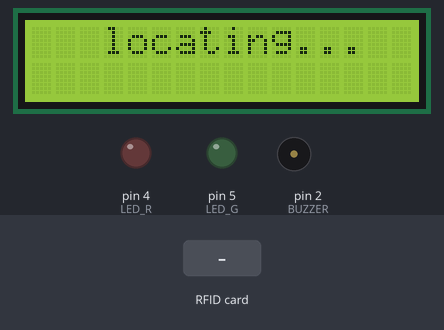
The sketch below on a simulated Arduino Uno, built with avr-gcc and run on an emulated ATmega328P. On the bench: 16×2 character LCD, output pins drawn as LEDs (lit = HIGH), buzzer (waves = sounding). The test bench sets the inputs (shaded band). Pins used as bus, display or sensor lines are not drawn; what the sketch prints to the serial monitor is not drawn.

Above: at 1.3 s.
1.4 s: RFID card 33 F7 54 29 held to the reader
At 1.57 s:
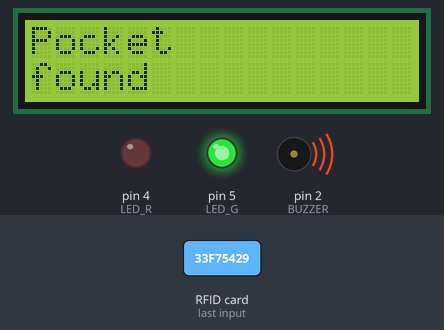
At 2.7 s:
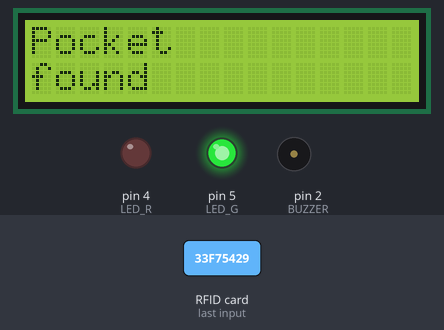
3.2 s: RFID card 83 5C 6B 14 held to the reader
At 5.9 s:
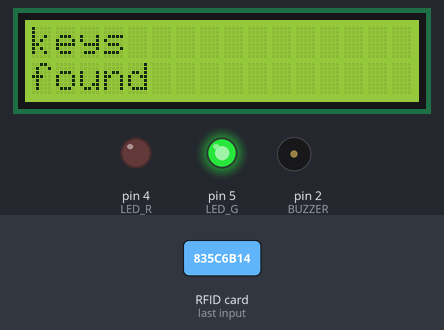
Timing chart, 0 to 9.5 s (numbered marks = the images above; inputs shaded):
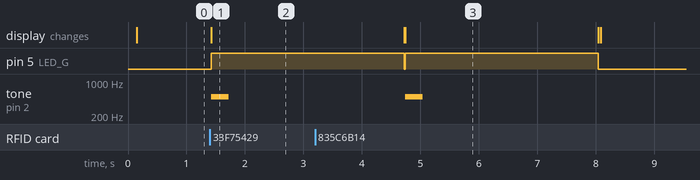

The sketch:

rfid-item-finder.ino
```cpp
#include <Wire.h>
#include <LiquidCrystal_I2C.h>
#include <SPI.h>
#include <MFRC522.h>

#define SS_PIN 10
#define RST_PIN 9
#define LED_G 5 // Define green LED pin
#define LED_R 4 // Define red LED pin
#define BUZZER 2 // Buzzer pin

MFRC522 mfrc522(SS_PIN, RST_PIN);  // Create MFRC522 instance
LiquidCrystal_I2C lcd(0x27, 16, 2); // Set the LCD address to 0x27 for a 16x2 LCD

void setup() {
  Serial.begin(9600);  // Initiate a serial communication
  SPI.begin();   // Initiate SPI bus
  mfrc522.PCD_Init();  // Initiate MFRC522
  lcd.init();  // Initialize the LCD
  lcd.backlight();  // Turn on the LCD backlight
  pinMode(LED_G, OUTPUT);
  pinMode(LED_R, OUTPUT);
  pinMode(BUZZER, OUTPUT);
  noTone(BUZZER);
}

void loop() {
  // Look for new cards
  if (!mfrc522.PICC_IsNewCardPresent()) {
    lcd.setCursor(3, 0);
    lcd.print("locating...");
    lcd.setCursor(4, 1);
    lcd.print("");
    return;
  } else {
    lcd.clear();
  }

  // Select one of the cards
  if (!mfrc522.PICC_ReadCardSerial()) {
    return;
  }

  // Show UID on serial monitor
  Serial.print("UID tag :");
  String content = "";
  byte letter;
  for (byte i = 0; i < mfrc522.uid.size; i++) {
    Serial.print(mfrc522.uid.uidByte[i] < 0x10 ? " 0" : " ");
    Serial.print(mfrc522.uid.uidByte[i], HEX);
    content.concat(String(mfrc522.uid.uidByte[i] < 0x10 ? " 0" : " "));
    content.concat(String(mfrc522.uid.uidByte[i], HEX));
  }
  Serial.println();
  content.toUpperCase();

  if (content.substring(1) == "33 F7 54 29") { // Change here the UID of the card/cards that you want to give access
    lcd.print("Pocket");
    lcd.setCursor(0, 1);
    lcd.print("found");
    digitalWrite(LED_G, HIGH);
    tone(BUZZER, 500);
    delay(300);
    noTone(BUZZER);
    delay(3000);
    digitalWrite(LED_G, LOW);
    lcd.clear();
  } else if (content.substring(1) == "83 5C 6B 14") {
    lcd.print("keys");
    lcd.setCursor(0, 1);
    lcd.print("found");
    digitalWrite(LED_G, HIGH);
    tone(BUZZER, 500);
    delay(300);
    noTone(BUZZER);
    delay(3000);
    digitalWrite(LED_G, LOW);
    lcd.clear();
  }
}
```

Measured:
- after the input at 1.4 s, pin 5 (LED_G): LOW → HIGH at once; tone on pin 2 (BUZZER): silent → 500 Hz at once, → silent 0.30 s later; the display: changes at once (image 1)
- after the input at 3.2 s, tone on pin 2 (BUZZER): silent → 500 Hz after 1.5 s, → silent 0.30 s later; the display: first differs from a run without the input after 1.5 s (image 3)
